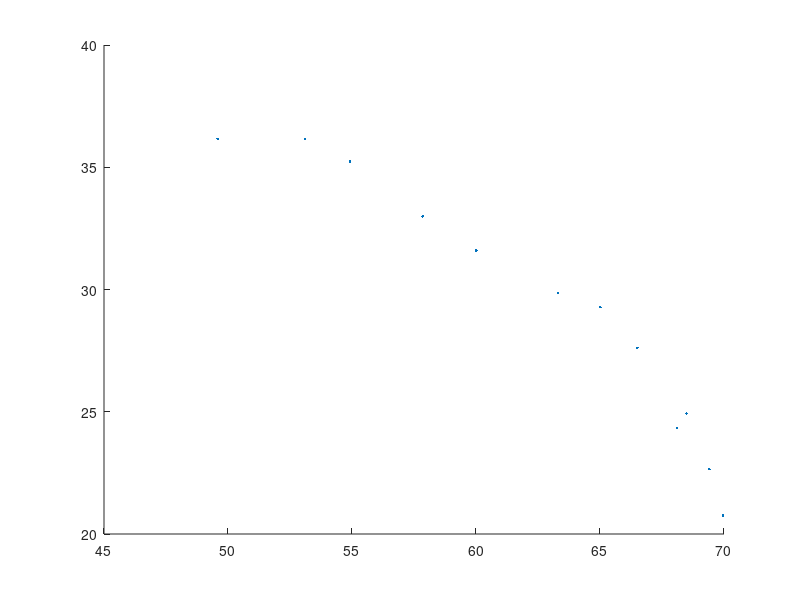

The MATLAB source for this figure: (Note: this script raises an error after producing the figure.)
% ??????????????????????????????????????????????????????????????????????
%          STATISTICAL SIGNAL PROCESSING (Matlab Exercise #2)
%                     (Least Square estimation)
%
% ??????????????????????????????????????????????????????????????????????

% ***NOTE***: use the button "Run Section" to visualize the diagram of the
% recorded positions of 'a' with respect to 'B'.



% (X,Y) Measurements of the position of the celestial body 'a' for each
% month:
X = [69.9610   69.4111   68.1078   68.4906   66.5073   65.0106   63.3201   60.0063   57.8493   54.9152   53.1017   49.5782];
Y = [20.7559   22.6554   24.3398   24.9237   27.6180   29.2726   29.8596   31.5923   32.9917   35.2425   36.1634   36.1643];

% Orbital period of 'a':
T = 12*6;

% Plot the diagram:
scatter(X, Y, '.', 'LineWidth',1);
hold on;
h = ellipse(5, 5, 0, 0,0, 'r');
set(h, 'LineWidth', 2,  'LineStyle','-');
hold off;
axis equal;
xlabel X;
ylabel Y;
text(5,-5, 'B', 'Color', 'Red', 'FontWeight', 'Bold', 'FontSize', 16);
text(X(1)-2,Y(1)-1, 'a', 'Color', 'Blue', 'FontWeight', 'Bold', 'FontSize', 16);


%% 
% ***********************************************************************************
% ***********************************************************************************
% ***********************************************************************************
% 
% Piece of code that estimates the four parameters of the ellipse using LS-estimation


%************ Observation matrices******************************

Months = 12;
Obs1 =[];
Obs2 =[];
for iMonth = 1:Months % recodered in 12 months 
    Obs1 = [Obs1; cos(2*pi*iMonth/T) 1];
    Obs2 = [Obs2; sin(2*pi*iMonth/T) 1];
end

%******** LS estimate: R1 and C1**********************************
LS_R1 = inv(Obs1' * Obs1) * Obs1' * X';
LS_R2 = inv(Obs2' * Obs2) * Obs2' * Y';

%  NOTE: The estimated parameters R1,R2,C1,C2 must be stored in a 4-element
%  vector variable named P.

P(1)=LS_R1(1);
P(2)=LS_R2(1);
P(3)=LS_R1(2);
P(4)=LS_R2(2);

% ************************************************************************
% ************************************************************************
% ************************************************************************


h = ellipse(P(1), P(2), 0, P(3), P(4), 'b');
set(h, 'LineStyle','--');

